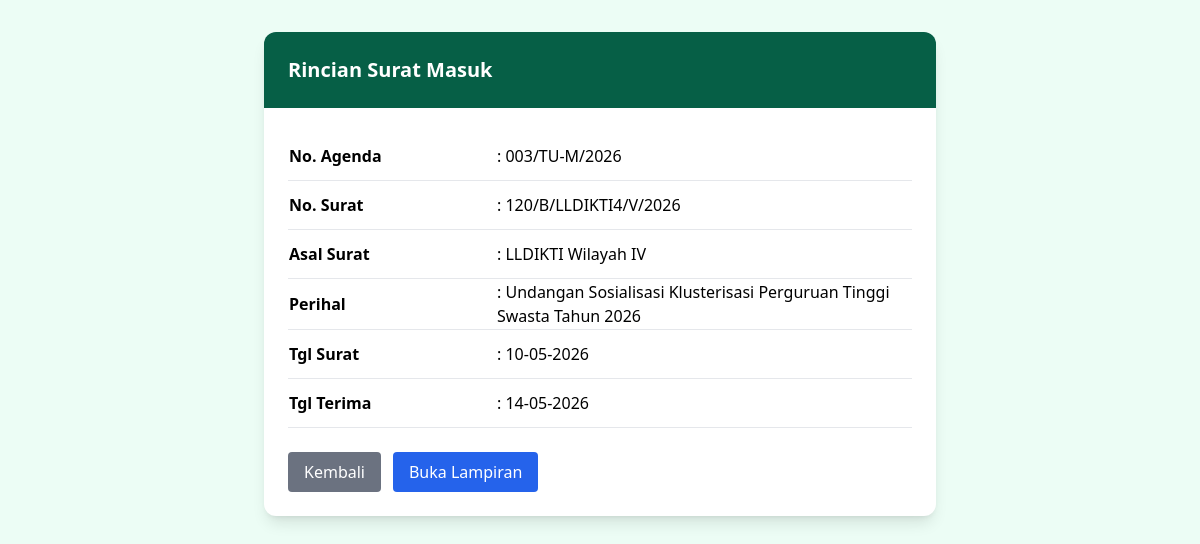
Screenshot of /uploads/detail-surat-masuk.php?id=1 with the database file from the repository.
### tables this page shows
CREATE TABLE `surat_masuk` (
  `id_surat_masuk` int(11) NOT NULL,
  `no_agenda` varchar(50) NOT NULL,
  `no_surat` varchar(100) NOT NULL,
  `asal_surat` varchar(150) NOT NULL,
  `perihal` text NOT NULL,
  `tgl_surat` date NOT NULL,
  `tgl_terima` date NOT NULL,
  `file_surat` varchar(255) DEFAULT NULL,
  `id_user` int(11) DEFAULT NULL,
  `id_surat` int(11) GENERATED ALWAYS AS (`id_surat_masuk`) VIRTUAL
);

### uploads/detail-surat-masuk.php (the view, shortened to what this page needs)
<?php
include "koneksi.php";
$id = $_GET['id'];
$query = $koneksi->query("SELECT * FROM surat_masuk WHERE id_surat = '$id'");
$d = $query->fetch_assoc();
?>
<!DOCTYPE html>
<html lang="id">
<head>
    <script src="https://cdn.tailwindcss.com"></script>
</head>
<body class="bg-emerald-50 p-8">
    <div class="max-w-2xl mx-auto bg-white rounded-xl shadow-lg overflow-hidden">
        <div class="bg-emerald-800 p-6 text-white">
            <h2 class="text-xl font-bold">Rincian Surat Masuk</h2>
        </div>
        <div class="p-6">
            <table class="w-full text-left border-collapse">
                <tr class="border-b"><th class="py-3 w-1/3">No. Agenda</th><td>: <?php echo $d['no_agenda']; ?></td></tr>
                <tr class="border-b"><th class="py-3">No. Surat</th><td>: <?php echo $d['no_surat']; ?></td></tr>
                <tr class="border-b"><th class="py-3">Asal Surat</th><td>: <?php echo $d['asal_surat']; ?></td></tr>
                <tr class="border-b"><th class="py-3">Perihal</th><td>: <?php echo $d['perihal']; ?></td></tr>
                <tr class="border-b"><th class="py-3">Tgl Surat</th><td>: <?php echo date('d-m-Y', strtotime($d['tgl_surat'])); ?></td></tr>
                <tr class="border-b"><th class="py-3">Tgl Terima</th><td>: <?php echo date('d-m-Y', strtotime($d['tgl_terima'])); ?></td></tr>
            </table>
            <div class="mt-6 flex space-x-3">
                <a href="surat-masuk.php" class="bg-gray-500 text-white px-4 py-2 rounded">Kembali</a>
                <?php if($d['file_surat']): ?>
                    <a href="uploads/surat_masuk/<?php echo $d['file_surat']; ?>" target="_blank" class="bg-blue-600 text-white px-4 py-2 rounded">Buka Lampiran</a>
                <?php endif; ?>
            </div>
        </div>
    </div>
</body>
</html>

### rows the page displays
surat_masuk: no_agenda "003/TU-M/2026", no_surat "120/B/LLDIKTI4/V/2026", asal_surat "LLDIKTI Wilayah IV", perihal "Undangan Sosialisasi Klusterisasi Perguruan Tinggi Swasta Tahun 2026", tgl_surat "10-05-2026", tgl_terima "14-05-2026"
